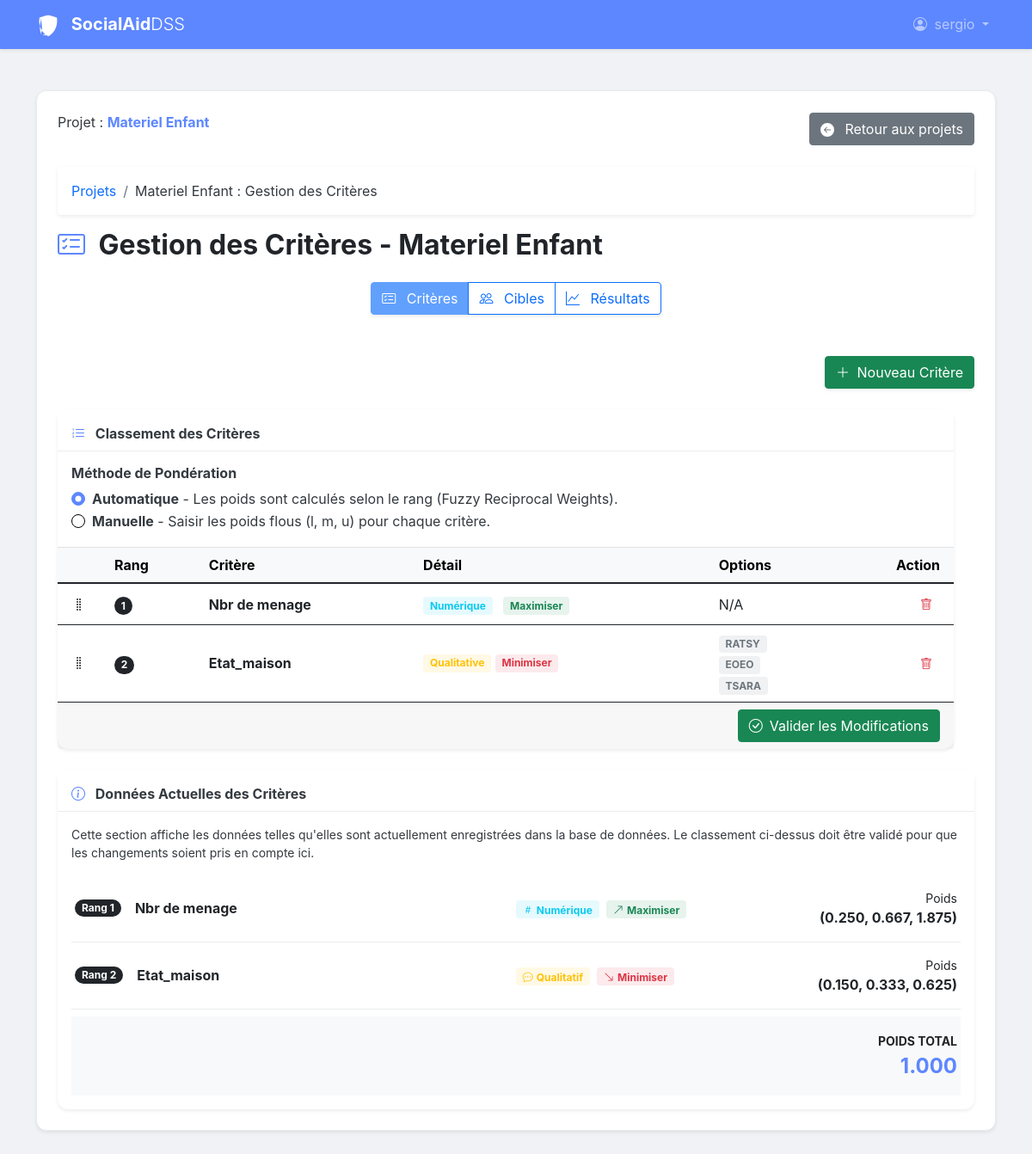
Screenshot of /vue/gestion_critere.php?project_id=8 (signed in) with the database file from the repository.
### tables this page shows
CREATE TABLE IF NOT EXISTS `projet` (
  `ID_PROJET` int NOT NULL AUTO_INCREMENT,
  `ID_USER` int NOT NULL,
  `NOM_PROJET` varchar(128) DEFAULT NULL,
  `DESCRIPTION_PROJET` char(255) DEFAULT NULL,
  `DATE_CREATION` datetime DEFAULT NULL,
  `methode_poids` varchar(10) NOT NULL DEFAULT 'auto' COMMENT 'Définit la méthode de pondération : auto ou manual',
  PRIMARY KEY (`ID_PROJET`),
  KEY `I_FK_PROJET_UTILISATEUR` (`ID_USER`)
);

CREATE TABLE IF NOT EXISTS `critere` (
  `ID_CRITERE` int NOT NULL AUTO_INCREMENT,
  `ID_PROJET` int NOT NULL,
  `NOM_CRITERE` char(32) DEFAULT NULL,
  `TYPE_CRITERE` char(32) DEFAULT NULL,
  `RANG` int DEFAULT NULL,
  `OBJECTIF` varchar(3) NOT NULL,
  `poids_l` decimal(10,4) NOT NULL DEFAULT '0.0000' COMMENT 'Borne inférieure du poids flou',
  `poids_m` decimal(10,4) NOT NULL DEFAULT '0.0000' COMMENT 'Valeur modale (milieu) du poids flou',
  `poids_u` decimal(10,4) NOT NULL DEFAULT '0.0000' COMMENT 'Borne supérieure du poids flou',
  PRIMARY KEY (`ID_CRITERE`),
  KEY `critere_ibfk_1` (`ID_PROJET`)
);

CREATE TABLE IF NOT EXISTS `valeurqualitative` (
  `ID_VALQUAL` int NOT NULL AUTO_INCREMENT,
  `ID_CRITERE` int NOT NULL,
  `LIBELLE` varchar(128) DEFAULT NULL,
  `RANG` int DEFAULT NULL,
  PRIMARY KEY (`ID_VALQUAL`),
  KEY `I_FK_VALEURQUALITATIVE_CRITERE` (`ID_CRITERE`)
);

### model/projet.model.php (called while the page is built, shortened)
<?php
function getProjectDetails(int $projectId) {
    $pdo = dbConnect();
    $sql = "SELECT ID_PROJET, NOM_PROJET, DESCRIPTION_PROJET, methode_poids FROM projet WHERE ID_PROJET = ?";
    $stmt = $pdo->prepare($sql);
    $stmt->execute([$projectId]);
    return $stmt->fetch();
}

### model/getCritere.php (called while the page is built)
<?php
function getCriteriaForProject(int $projectId): array {
    $pdo = dbConnect();
    $sql = "SELECT c.ID_CRITERE, c.NOM_CRITERE, c.TYPE_CRITERE, c.RANG, c.poids_l, c.poids_m, c.poids_u, c.OBJECTIF FROM critere c
            WHERE c.ID_PROJET = ? ORDER BY c.RANG ASC, c.ID_CRITERE ASC";
    $stmt = $pdo->prepare($sql);
    $stmt->execute([$projectId]);
    $criteria = $stmt->fetchAll();
    foreach ($criteria as $key => $criterion) {
        if ($criterion['TYPE_CRITERE'] === 'qualitative') {
            $criteria[$key]['options'] = getQualitativeValuesForCriterion($criterion['ID_CRITERE']);
        }
    }
    return $criteria;
}
function getQualitativeValuesForCriterion(int $criterionId): array {
    $pdo = dbConnect();
    $stmt = $pdo->prepare("SELECT ID_VALQUAL, LIBELLE, RANG FROM valeurqualitative WHERE ID_CRITERE = ? ORDER BY RANG DESC");
    $stmt->execute([$criterionId]);
    return $stmt->fetchAll();
}

### vue/gestion_critere.php (the view, shortened to what this page needs)
<?php
$projectId = filter_input(INPUT_GET, 'project_id', FILTER_VALIDATE_INT);
$project = getProjectDetails($projectId);
$projectCriteria = getCriteriaForProject($projectId);
include 'header.php';
?>
<div class="col-12">
    <div class="d-flex justify-content-between align-items-center mb-4">
        <div>
            <p class="text-muted">Projet : <strong class="text-primary"><?= htmlspecialchars($project['NOM_PROJET']) ?></strong></p>
        </div>
        <div>
            <a href="gestion_de_projet.php" class="btn btn-secondary">
                Retour aux projets
            </a>
        </div>
    </div>
</div>
<nav aria-label="breadcrumb">
  <ol class="breadcrumb bg-white p-3 rounded shadow-sm">
    <li class="breadcrumb-item"><a href="gestion_de_projet.php" class="text-decoration-none">Projets</a></li>
    <li class="breadcrumb-item active text-muted" aria-current="page"><?= htmlspecialchars($project['NOM_PROJET']) ?> : Gestion des Critères</li>
  </ol>
</nav>
<h2 class="fw-bold text-dark mb-4"><i class="bi bi-card-checklist text-primary me-2"></i> Gestion des Critères - <?= htmlspecialchars($project['NOM_PROJET']) ?></h2>
<div class="d-flex justify-content-center mb-5">
    <div class="btn-group shadow-sm" role="group">
        <button class="btn btn-primary disabled"><i class="bi bi-card-checklist me-2"></i> Critères</button>
        <a href="gestion_alternatives.php?project_id=<?= $projectId ?>" class="btn btn-outline-primary"><i class="bi bi-people me-2"></i> Cibles</a>
        <a href="resultats.php?project_id=<?= $projectId ?>" class="btn btn-outline-primary"><i class="bi bi-graph-up me-2"></i> Résultats</a>
    </div>
</div>
<div class="d-flex justify-content-end mb-4">
    <button type="button" class="btn btn-success shadow-sm" data-bs-toggle="modal" data-bs-target="#addCriterionModal">
        <i class="bi bi-plus-lg me-1"></i> Nouveau Critère
    </button>
</div>
<div class="row">
    <div class="col-12">
        <div class="card shadow-sm border-0">
            <div class="card-header bg-white fw-bold pt-3">
                <i class="bi bi-list-ol text-primary me-2"></i> Classement des Critères
            </div>
            <div class="card-body p-0">
                <form action="../actions/critere/save_criteria.php" method="POST">
                    <div class="p-3 border-bottom">
                        <h6 class="fw-bold">Méthode de Pondération</h6>
                        <div class="form-check">
                            <input class="form-check-input" type="radio" name="weight_method" id="auto_weights" value="auto" <?= ($project['methode_poids'] ?? 'auto') === 'auto' ? 'checked' : '' ?> onchange="toggleWeightInputs()">
                            <label class="form-check-label" for="auto_weights">
                                <strong>Automatique</strong> - Les poids sont calculés selon le rang (Fuzzy Reciprocal Weights).
                            </label>
                        </div>
                        <div class="form-check">
                            <input class="form-check-input" type="radio" name="weight_method" id="manual_weights" value="manual" <?= ($project['methode_poids'] ?? 'auto') === 'manual' ? 'checked' : '' ?> onchange="toggleWeightInputs()">
                            <label class="form-check-label" for="manual_weights">
                                <strong>Manuelle</strong> - Saisir les poids flous (l, m, u) pour chaque critère.
                            </label>
                        </div>
                    </div>
                    <table class="table table-hover align-middle mb-0">
                        <thead class="table-light">
                            <tr>
                                <th style="width: 50px;"></th>
                                <th class="ps-3">Rang</th>
                                <th>Critère</th>
                                <th>Détail</th>
                                <th>Options</th>
                                <th class="text-end pe-3">Action</th>
                            </tr>
                        </thead>
                        <tbody id="criteria-list-body">
                            <?php foreach($projectCriteria as $index => $c): ?>
                            <tr data-id="<?= $c['ID_CRITERE'] ?>">
                                <td class="text-center"><i class="bi bi-grip-vertical drag-handle" style="cursor: move;"></i></td>
                                <td class="ps-3">
                                    <span class="badge bg-dark rounded-pill rank-display"><?= $c['RANG'] ?></span>
                                </td>
                                <td>
                                    <span class="fw-bold text-dark"><?= htmlspecialchars($c['NOM_CRITERE']) ?></span>
                                </td>
                                <td>
                                    <?php if($c['TYPE_CRITERE']=='quantitative'): ?>
                                        <span class="badge bg-info bg-opacity-10 text-info me-2">Numérique</span>
                                        <?php if ($c['OBJECTIF'] === 'max'): ?>
                                            <span class="badge bg-success bg-opacity-10 text-success">Maximiser</span>
                                        <?php else: ?>
                                            <span class="badge bg-danger bg-opacity-10 text-danger">Minimiser</span>
                                        <?php endif; ?>
                                    <?php else: ?>
                                        <span class="badge bg-warning bg-opacity-10 text-warning mb-1">Qualitative</span>
                                        <?php if ($c['OBJECTIF'] === 'max'): ?>
                                            <span class="badge bg-success bg-opacity-10 text-success">Maximiser</span>
                                        <?php else: ?>
                                            <span class="badge bg-danger bg-opacity-10 text-danger">Minimiser</span>
                                        <?php endif; ?>
                                    <?php endif; ?>
                                </td>
                                <td>
                                    <?php if($c['TYPE_CRITERE']=='qualitative' && !empty($c['options'])): ?>
                                        <ul class="list-unstyled mb-0">
                                            <?php foreach($c['options'] as $opt): ?>
                                                <li>
                                                    <span class="badge bg-secondary bg-opacity-10 text-secondary">
                                                        <?= htmlspecialchars($opt['LIBELLE']) ?>
                                                    </span>
                                                </li>
                                            <?php endforeach; ?>
                                        </ul>
                                    <?php else: ?>
                                        <span class="text-muted">N/A</span>
                                    <?php endif; ?>
                                </td>
                                <td class="text-end pe-3">
                                    <a href="../actions/critere/delete.php?project_id=<?= $projectId ?>&id=<?= $c['ID_CRITERE'] ?>" onclick="return confirm('Êtes-vous sûr de vouloir supprimer ce critère ?');" class="btn btn-sm text-danger"><i class="bi bi-trash"></i></a>
                                </td>
                            </tr>
                            <?php endforeach; ?>
                        </tbody>
                    </table>
                    <?php if(!empty($projectCriteria)): ?>
                        <div class="card-footer text-end border-0">
                            <button type="submit" id="save-ranking-btn" class="btn btn-success">
                                <i class="bi bi-check-circle me-2"></i>Valider les Modifications
                            </button>
                        </div>
                    <?php endif; ?>
                </form>
            </div>
        </div>
    </div>
</div>
<div class="col-12 mt-4">
    <div class="card shadow-sm border-0">
        <div class="card-header bg-white fw-bold pt-3">
            <i class="bi bi-info-circle text-primary me-2"></i> Données Actuelles des Critères
        </div>
        <div class="card-body">
            <p class="text-muted small">Cette section affiche les données telles qu'elles sont actuellement enregistrées dans la base de données. Le classement ci-dessus doit être validé pour que les changements soient pris en compte ici.</p>
            <?php
            if(empty($projectCriteria)): ?>
                <div class="text-center text-muted py-3">Aucune donnée de critère à afficher.</div>
            <?php
            else:
                $totalWeight = array_sum(array_column($projectCriteria, 'poids_m'));
            ?>
                <ul class="list-group list-group-flush">
                    <?php foreach($projectCriteria as $c): ?>
                        <li class="list-group-item px-1 py-3 d-flex justify-content-between align-items-center">
                            <div class="d-flex align-items-center" style="flex-basis: 50%;">
                                <span class="badge bg-dark rounded-pill me-3 px-2 py-1">Rang <?= $c['RANG'] ?></span>
                                <span class="fw-bold text-dark"><?= htmlspecialchars($c['NOM_CRITERE']) ?></span>
                            </div>
                            <div style="flex-basis: 30%;">
                                <?php if($c['TYPE_CRITERE']=='quantitative'): ?>
                                    <span class="badge bg-info bg-opacity-10 text-info me-1"><i class="bi bi-hash me-1"></i>Numérique</span>
                                <?php else: ?>
                                    <span class="badge bg-warning bg-opacity-10 text-warning me-1"><i class="bi bi-chat-dots me-1"></i>Qualitatif</span>
                                <?php endif; ?>
                                <?php if ($c['OBJECTIF'] === 'max'): ?>
                                    <span class="badge bg-success bg-opacity-10 text-success"><i class="bi bi-arrow-up-right me-1"></i>Maximiser</span>
                                <?php else: ?>
                                    <span class="badge bg-danger bg-opacity-10 text-danger"><i class="bi bi-arrow-down-right me-1"></i>Minimiser</span>
                                <?php endif; ?>
                            </div>
                            <div class="text-end" style="flex-basis: 20%;">
                                <small class="text-muted d-block">Poids</small>
                                <div class="fw-bold fs-6 text-dark" title="Lower, Middle, Upper bounds">(<?= number_format($c['poids_l'], 3) ?>, <?= number_format($c['poids_m'], 3) ?>, <?= number_format($c['poids_u'], 3) ?>)</div>
                            </div>
                        </li>
                    <?php endforeach; ?>
                    <li class="list-group-item px-1 py-3 d-flex justify-content-end align-items-center bg-light mt-2">
                        <div class="text-end">
                            <small class="text-muted fw-bold">POIDS TOTAL</small>
                            <div class="fw-bolder fs-4 text-primary" title="La somme des poids devrait être proche de 1"><?= number_format($totalWeight, 3) ?></div>
                        </div>
                    </li>
                </ul>
            <?php endif; ?>
        </div>
    </div>
</div>
<?php include 'footer.php'; ?>

### vue/header.php (style rules this page uses)
:root { --custom-primary: #5D87FF; --custom-primary-dark: #4a6fdd; --custom-light: #f0f2f5; --custom-light-bg: #f0f2f5; --custom-dark-text: #343a40; --card-bg: #ffffff; --card-border-color: #e9ecef; --card-header-bg: #f6f8fa; --bs-box-shadow-sm: 0 .125rem .25rem rgba(0,0,0,.075); --custom-dark: #343a40; --card-header-bg: #f6f8fa; }
body { background-color: var(--custom-light-bg); font-family: 'Inter', sans-serif; color: var(--custom-dark-text); }
.btn-primary { background-color: var(--custom-primary); border-color: var(--custom-primary); }
.card { border-radius: 12px; border: 1px solid #e9ecef; box-shadow: 0 4px 12px rgba(0,0,0,0.08); border: 1px solid var(--card-border-color); background-color: var(--card-bg); box-shadow: var(--bs-box-shadow); }
.card-header { background-color: var(--card-header-bg); border-bottom: 1px solid #e9ecef; border-bottom: 1px solid var(--card-border-color); color: var(--custom-dark-text); }
.shadow-sm { box-shadow: var(--bs-box-shadow-sm) !important; }
.text-primary { color: var(--custom-primary) !important; }
.text-muted { color: var(--bs-secondary-color) !important; }
.form-check-input { background-color: var(--bs-body-bg); border-color: var(--bs-border-color); }
.form-check-input:checked { background-color: var(--custom-primary); border-color: var(--custom-primary); }
.list-group-item { background-color: var(--card-bg); color: var(--bs-body-color); border-color: var(--card-border-color); }
.table { color: var(--bs-body-color); border-color: var(--bs-border-color); }

### rows the page displays
projet: NOM_PROJET "Materiel Enfant", methode_poids "☑ Automatique - Les poids sont c", methode_poids "☐ Manuelle - Saisir les poids fl"
critere: RANG "1", NOM_CRITERE "Nbr de menage", TYPE_CRITERE "Numérique", OBJECTIF "max" (drawn), poids_l "0.250", poids_m "0.667", poids_u "1.875"
critere: RANG "2", NOM_CRITERE "Etat_maison", TYPE_CRITERE "Qualitative", OBJECTIF "min" (drawn), poids_l "0.150", poids_m "0.333", poids_u "0.625"
valeurqualitative: LIBELLE "RATSY"
valeurqualitative: LIBELLE "EOEO"
valeurqualitative: LIBELLE "TSARA"

### other values shown
$_SESSION['NOM_USER'] "sergio"
$totalWeight "1.000"
